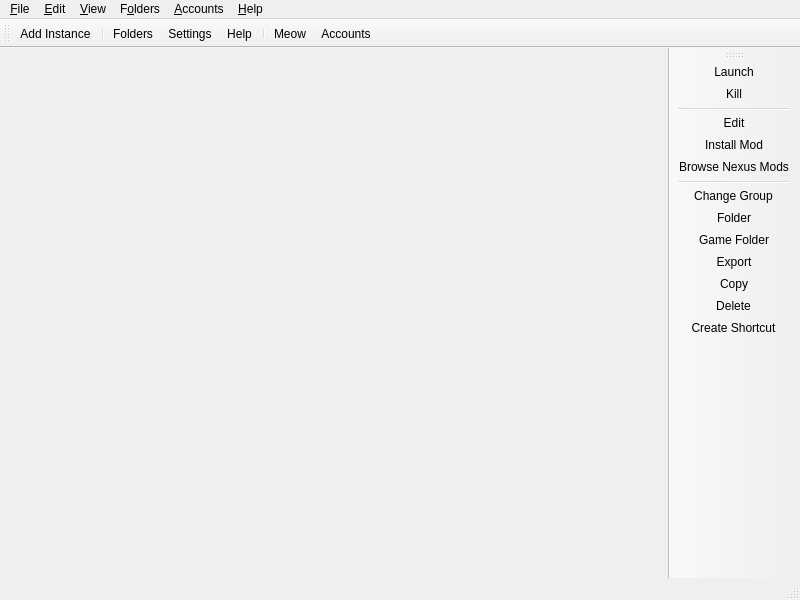
<?xml version="1.0" encoding="UTF-8"?>
<ui version="4.0">
 <class>MainWindow</class>
 <widget class="QMainWindow" name="MainWindow">
  <property name="geometry">
   <rect>
    <x>0</x>
    <y>0</y>
    <width>800</width>
    <height>600</height>
   </rect>
  </property>
  <widget class="QWidget" name="centralWidget">
   <layout class="QHBoxLayout" name="horizontalLayout">
    <property name="spacing">
     <number>0</number>
    </property>
    <property name="leftMargin">
     <number>0</number>
    </property>
    <property name="topMargin">
     <number>0</number>
    </property>
    <property name="rightMargin">
     <number>0</number>
    </property>
    <property name="bottomMargin">
     <number>0</number>
    </property>
   </layout>
  </widget>
  <widget class="QStatusBar" name="statusBar"/>
  <widget class="QToolBar" name="mainToolBar">
   <property name="windowTitle">
    <string>Main Toolbar</string>
   </property>
   <property name="allowedAreas">
    <set>Qt::ToolBarArea::BottomToolBarArea|Qt::ToolBarArea::TopToolBarArea</set>
   </property>
   <property name="toolButtonStyle">
    <enum>Qt::ToolButtonStyle::ToolButtonTextBesideIcon</enum>
   </property>
   <property name="floatable">
    <bool>false</bool>
   </property>
   <attribute name="toolBarArea">
    <enum>TopToolBarArea</enum>
   </attribute>
   <attribute name="toolBarBreak">
    <bool>false</bool>
   </attribute>
   <addaction name="actionAddInstance"/>
   <addaction name="separator"/>
   <addaction name="actionFoldersButton"/>
   <addaction name="actionSettings"/>
   <addaction name="actionHelpButton"/>
   <addaction name="separator"/>
   <addaction name="actionCAT"/>
   <addaction name="actionAccountsButton"/>
  </widget>
  <widget class="WideBar" name="instanceToolBar">
   <property name="windowTitle">
    <string>Instance Toolbar</string>
   </property>
   <property name="iconSize">
    <size>
     <width>16</width>
     <height>16</height>
    </size>
   </property>
   <property name="toolButtonStyle">
    <enum>Qt::ToolButtonStyle::ToolButtonTextBesideIcon</enum>
   </property>
   <property name="floatable">
    <bool>false</bool>
   </property>
   <property name="useDefaultAction" stdset="0">
    <bool>true</bool>
   </property>
   <attribute name="toolBarArea">
    <enum>RightToolBarArea</enum>
   </attribute>
   <attribute name="toolBarBreak">
    <bool>false</bool>
   </attribute>
   <addaction name="actionLaunchInstance"/>
   <addaction name="actionKillInstance"/>
   <addaction name="separator"/>
   <addaction name="actionEditInstance"/>
   <addaction name="actionInstallMod"/>
   <addaction name="actionBrowseNexus"/>
   <addaction name="separator"/>
   <addaction name="actionChangeInstGroup"/>
   <addaction name="actionViewSelectedInstFolder"/>
   <addaction name="actionViewGameFolder"/>
   <addaction name="actionExportInstance"/>
   <addaction name="actionCopyInstance"/>
   <addaction name="actionDeleteInstance"/>
   <addaction name="actionCreateInstanceShortcut"/>
  </widget>
  <widget class="QMenuBar" name="menuBar">
   <property name="geometry">
    <rect>
     <x>0</x>
     <y>0</y>
     <width>800</width>
     <height>30</height>
    </rect>
   </property>
   <widget class="QMenu" name="fileMenu">
    <property name="title">
     <string>&amp;File</string>
    </property>
    <property name="toolTipsVisible">
     <bool>true</bool>
    </property>
    <addaction name="actionAddInstance"/>
    <addaction name="separator"/>
    <addaction name="actionLaunchInstance"/>
    <addaction name="actionKillInstance"/>
    <addaction name="separator"/>
    <addaction name="actionEditInstance"/>
    <addaction name="actionInstallMod"/>
    <addaction name="actionBrowseNexus"/>
    <addaction name="actionChangeInstGroup"/>
    <addaction name="actionViewSelectedInstFolder"/>
    <addaction name="actionViewGameFolder"/>
    <addaction name="actionExportInstance"/>
    <addaction name="actionCopyInstance"/>
    <addaction name="actionDeleteInstance"/>
    <addaction name="actionCreateInstanceShortcut"/>
    <addaction name="separator"/>
    <addaction name="actionSettings"/>
    <addaction name="actionCloseWindow"/>
   </widget>
   <widget class="QMenu" name="editMenu">
    <property name="title">
     <string>&amp;Edit</string>
    </property>
    <property name="toolTipsVisible">
     <bool>true</bool>
    </property>
    <addaction name="actionUndoTrashInstance"/>
   </widget>
   <widget class="QMenu" name="viewMenu">
    <property name="title">
     <string>&amp;View</string>
    </property>
    <property name="toolTipsVisible">
     <bool>true</bool>
    </property>
    <addaction name="actionChangeTheme"/>
    <addaction name="separator"/>
    <addaction name="actionCAT"/>
    <addaction name="actionToggleStatusBar"/>
    <addaction name="actionLockToolbars"/>
    <addaction name="separator"/>
   </widget>
   <widget class="QMenu" name="foldersMenu">
    <property name="title">
     <string>F&amp;olders</string>
    </property>
    <property name="toolTipsVisible">
     <bool>true</bool>
    </property>
    <addaction name="actionViewLauncherRootFolder"/>
    <addaction name="actionViewLogsFolder"/>
    <addaction name="separator"/>
    <addaction name="actionViewInstanceFolder"/>
    <addaction name="actionViewIconsFolder"/>
    <addaction name="actionViewDownloadsFolder"/>

    <addaction name="separator"/>
    <addaction name="actionViewWidgetThemeFolder"/>
    <addaction name="actionViewIconThemeFolder"/>
    <addaction name="actionViewCatPackFolder"/>
   </widget>
   <widget class="QMenu" name="accountsMenu">
    <property name="title">
     <string>&amp;Accounts</string>
    </property>
   </widget>
   <widget class="QMenu" name="helpMenu">
    <property name="title">
     <string>&amp;Help</string>
    </property>
    <property name="toolTipsVisible">
     <bool>true</bool>
    </property>
    <addaction name="actionClearMetadata"/>
    <addaction name="actionReportBug"/>
    <addaction name="actionViewLog"/>
    <addaction name="separator"/>
    <addaction name="separator"/>
    <addaction name="actionAbout"/>
   </widget>
   <addaction name="fileMenu"/>
   <addaction name="editMenu"/>
   <addaction name="viewMenu"/>
   <addaction name="foldersMenu"/>
   <addaction name="accountsMenu"/>
   <addaction name="helpMenu"/>
  </widget>
  <action name="actionInstallMod">
   <property name="icon">
    <iconset theme="mods"/>
   </property>
   <property name="text">
    <string>Install &amp;Mod...</string>
   </property>
   <property name="toolTip">
    <string>Install a mod archive (zip, 7z, rar) into the selected instance.</string>
   </property>
  </action>
  <action name="actionBrowseNexus">
   <property name="icon">
    <iconset theme="centralmods"/>
   </property>
   <property name="text">
    <string>&amp;Browse Nexus Mods...</string>
   </property>
   <property name="toolTip">
    <string>Search Nexus Mods for the selected instance's game and install mods into it.</string>
   </property>
  </action>
  <action name="actionViewGameFolder">
   <property name="icon">
    <iconset theme="viewfolder"/>
   </property>
   <property name="text">
    <string>&amp;Game Folder</string>
   </property>
   <property name="toolTip">
    <string>Open the selected instance's game folder in a file browser.</string>
   </property>
  </action>
  <action name="actionCAT">
   <property name="checkable">
    <bool>true</bool>
   </property>
   <property name="icon">
    <iconset theme="cat"/>
   </property>
   <property name="text">
    <string>&amp;Meow</string>
   </property>
   <property name="toolTip">
    <string>It's a fluffy kitty :3</string>
   </property>
  </action>
  <action name="actionToggleStatusBar">
   <property name="checkable">
    <bool>true</bool>
   </property>
   <property name="text">
    <string>Status Bar</string>
   </property>
  </action>
  <action name="actionLockToolbars">
   <property name="checkable">
    <bool>true</bool>
   </property>
   <property name="text">
    <string>Lock Toolbars</string>
   </property>
  </action>
  <action name="actionUndoTrashInstance">
   <property name="enabled">
    <bool>false</bool>
   </property>
   <property name="text">
    <string>&amp;Undo Last Instance Deletion</string>
   </property>
  </action>
  <action name="actionAddInstance">
   <property name="icon">
    <iconset theme="new"/>
   </property>
   <property name="text">
    <string>Add Instanc&amp;e...</string>
   </property>
   <property name="toolTip">
    <string>Add a new instance.</string>
   </property>
  </action>
  <action name="actionSettings">
   <property name="icon">
    <iconset theme="settings"/>
   </property>
   <property name="text">
    <string>Setti&amp;ngs...</string>
   </property>
   <property name="toolTip">
    <string>Change settings.</string>
   </property>
   <property name="menuRole">
    <enum>QAction::MenuRole::PreferencesRole</enum>
   </property>
  </action>
  <action name="actionManageAccounts">
   <property name="icon">
    <iconset theme="accounts"/>
   </property>
   <property name="text">
    <string>&amp;Manage Accounts...</string>
   </property>
  </action>
  <action name="actionLaunchInstance">
   <property name="icon">
    <iconset theme="launch"/>
   </property>
   <property name="text">
    <string>&amp;Launch</string>
   </property>
   <property name="toolTip">
    <string>Launch the selected instance.</string>
   </property>
  </action>
  <action name="actionKillInstance">
   <property name="icon">
    <iconset theme="status-bad"/>
   </property>
   <property name="text">
    <string>&amp;Kill</string>
   </property>
   <property name="toolTip">
    <string>Kill the running instance.</string>
   </property>
   <property name="shortcut">
    <string>Ctrl+K</string>
   </property>
  </action>
  <action name="actionRenameInstance">
   <property name="icon">
    <iconset theme="rename"/>
   </property>
   <property name="text">
    <string>Rename</string>
   </property>
   <property name="toolTip">
    <string>Rename the selected instance.</string>
   </property>
  </action>
  <action name="actionChangeInstGroup">
   <property name="icon">
    <iconset theme="tag"/>
   </property>
   <property name="text">
    <string>&amp;Change Group...</string>
   </property>
   <property name="toolTip">
    <string>Change the selected instance's group.</string>
   </property>
   <property name="shortcut">
    <string>Ctrl+G</string>
   </property>
  </action>
  <action name="actionChangeInstIcon">
   <property name="text">
    <string>Change Icon</string>
   </property>
   <property name="toolTip">
    <string>Change the selected instance's icon.</string>
   </property>
  </action>
  <action name="actionEditInstance">
   <property name="icon">
    <iconset theme="settings"/>
   </property>
   <property name="text">
    <string>&amp;Edit...</string>
   </property>
   <property name="toolTip">
    <string>Change the instance's mods, load order and settings.</string>
   </property>
   <property name="shortcut">
    <string>Ctrl+I</string>
   </property>
  </action>
  <action name="actionViewSelectedInstFolder">
   <property name="icon">
    <iconset theme="viewfolder"/>
   </property>
   <property name="text">
    <string>&amp;Folder</string>
   </property>
   <property name="toolTip">
    <string>Open the selected instance's root folder in a file browser.</string>
   </property>
  </action>
  <action name="actionDeleteInstance">
   <property name="icon">
    <iconset theme="delete"/>
   </property>
   <property name="text">
    <string>Dele&amp;te</string>
   </property>
   <property name="toolTip">
    <string>Delete the selected instance.</string>
   </property>
   <property name="autoRepeat">
    <bool>false</bool>
   </property>
  </action>
  <action name="actionCopyInstance">
   <property name="icon">
    <iconset theme="copy"/>
   </property>
   <property name="text">
    <string>Cop&amp;y...</string>
   </property>
   <property name="toolTip">
    <string>Copy the selected instance.</string>
   </property>
   <property name="shortcut">
    <string>Ctrl+D</string>
   </property>
  </action>
  <action name="actionExportInstance">
   <property name="icon">
    <iconset theme="export"/>
   </property>
   <property name="text">
    <string>E&amp;xport...</string>
   </property>
   <property name="toolTip">
    <string>Export the selected instance to supported formats.</string>
   </property>
  </action>
  <action name="actionExportInstanceZip">
   <property name="icon">
    <iconset theme="launcher"/>
   </property>
   <property name="text">
    <string>BetterNMM (zip)</string>
   </property>
  </action>
  <action name="actionCreateInstanceShortcut">
   <property name="icon">
    <iconset theme="shortcut"/>
   </property>
   <property name="text">
    <string>Create Shortcut</string>
   </property>
   <property name="toolTip">
    <string>Creates a shortcut on a selected folder to launch the selected instance.</string>
   </property>
  </action>
  <action name="actionNoAccountsAdded">
   <property name="icon">
    <iconset theme="accounts"/>
   </property>
   <property name="text">
    <string>No accounts added!</string>
   </property>
  </action>
  <action name="actionNoDefaultAccount">
   <property name="checkable">
    <bool>true</bool>
   </property>
   <property name="icon">
    <iconset theme="accounts"/>
   </property>
   <property name="text">
    <string>No Default Account</string>
   </property>
   <property name="shortcut">
    <string>Ctrl+0</string>
   </property>
  </action>
  <action name="actionCloseWindow">
   <property name="icon">
    <iconset theme="status-bad"/>
   </property>
   <property name="text">
    <string>Close &amp;Window</string>
   </property>
   <property name="toolTip">
    <string>Close the current window</string>
   </property>
   <property name="menuRole">
    <enum>QAction::MenuRole::NoRole</enum>
   </property>
  </action>
  <action name="actionViewInstanceFolder">
   <property name="icon">
    <iconset theme="viewfolder"/>
   </property>
   <property name="text">
    <string>I&amp;nstances</string>
   </property>
   <property name="toolTip">
    <string>Open the instances folder in a file browser.</string>
   </property>
  </action>
  <action name="actionViewLauncherRootFolder">
   <property name="icon">
    <iconset theme="viewfolder"/>
   </property>
   <property name="text">
    <string>Launcher &amp;Data</string>
   </property>
   <property name="toolTip">
    <string>Open the launcher's root folder in a file browser.</string>
   </property>
  </action>
  <action name="actionViewDownloadsFolder">
   <property name="icon">
    <iconset theme="centralmods"/>
   </property>
   <property name="text">
    <string>&amp;Downloads</string>
   </property>
   <property name="toolTip">
    <string>Open the folder with the mod archives downloaded from Nexus Mods.</string>
   </property>
  </action>
  <action name="actionViewIconsFolder">
   <property name="icon">
    <iconset theme="viewfolder"/>
   </property>
   <property name="text">
    <string>Instance &amp;Icons</string>
   </property>
   <property name="toolTip">
    <string>Open the instance icons folder in a file browser.</string>
   </property>
  </action>
  <action name="actionViewLogsFolder">
   <property name="icon">
    <iconset theme="viewfolder"/>
   </property>
   <property name="text">
    <string>Launcher &amp;Logs</string>
   </property>
   <property name="toolTip">
    <string>Open the logs folder in a file browser.</string>
   </property>
  </action>
  <action name="actionChangeTheme">
   <property name="text">
    <string>Themes</string>
   </property>
  </action>
  <action name="actionReportBug">
   <property name="icon">
    <iconset theme="bug"/>
   </property>
   <property name="text">
    <string>Report a Bug or Suggest a Feature</string>
   </property>
   <property name="toolTip">
    <string>Open the bug tracker to report a bug with %1.</string>
   </property>
  </action>
  <action name="actionAbout">
   <property name="icon">
    <iconset theme="about"/>
   </property>
   <property name="text">
    <string>&amp;About %1</string>
   </property>
   <property name="toolTip">
    <string>View information about %1.</string>
   </property>
   <property name="menuRole">
    <enum>QAction::MenuRole::AboutRole</enum>
   </property>
  </action>
  <action name="actionClearMetadata">
   <property name="icon">
    <iconset theme="refresh"/>
   </property>
   <property name="text">
    <string>&amp;Clear Metadata Cache</string>
   </property>
   <property name="toolTip">
    <string>Clear cached metadata</string>
   </property>
  </action>
  <action name="actionViewLog">
   <property name="icon">
    <iconset theme="log"/>
   </property>
   <property name="text">
    <string>View logs</string>
   </property>
   <property name="toolTip">
    <string>View current and previous launcher logs</string>
   </property>
  </action>
  <action name="actionFoldersButton">
   <property name="icon">
    <iconset theme="viewfolder"/>
   </property>
   <property name="text">
    <string>Folders</string>
   </property>
   <property name="toolTip">
    <string>Open one of the folders shared between instances.</string>
   </property>
  </action>
  <action name="actionHelpButton">
   <property name="icon">
    <iconset theme="help"/>
   </property>
   <property name="text">
    <string>Help</string>
   </property>
   <property name="toolTip">
    <string>Get help with %1.</string>
   </property>
  </action>
  <action name="actionAccountsButton">
   <property name="icon">
    <iconset theme="accounts"/>
   </property>
   <property name="text">
    <string>Accounts</string>
   </property>
  </action>
  <action name="actionViewWidgetThemeFolder">
   <property name="icon">
    <iconset theme="viewfolder"/>
   </property>
   <property name="text">
    <string>&amp;Widget Themes</string>
   </property>
   <property name="toolTip">
    <string>Open the widget themes folder in a file browser.</string>
   </property>
  </action>
  <action name="actionViewIconThemeFolder">
   <property name="icon">
    <iconset theme="viewfolder"/>
   </property>
   <property name="text">
    <string>I&amp;con Themes</string>
   </property>
   <property name="toolTip">
    <string>Open the icon theme folder in a file browser.</string>
   </property>
  </action>
  <action name="actionViewCatPackFolder">
   <property name="icon">
    <iconset theme="viewfolder"/>
   </property>
   <property name="text">
    <string>&amp;Cat Packs</string>
   </property>
   <property name="toolTip">
    <string>Open the cat packs folder in a file browser.</string>
   </property>
  </action>
 </widget>
 <customwidgets>
  <customwidget>
   <class>WideBar</class>
   <extends>QToolBar</extends>
   <header>ui/widgets/WideBar.h</header>
  </customwidget>
 </customwidgets>
 <resources/>
 <connections/>
</ui>
